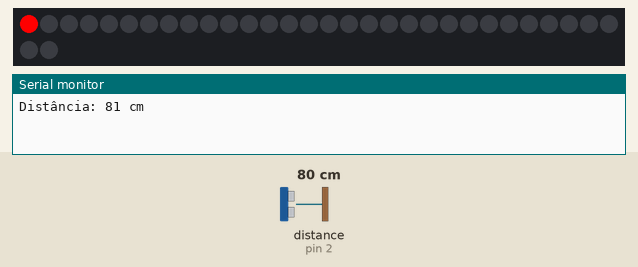
Simulated run of this sketch. Board: Arduino Uno, built with avr-gcc and run on an emulated ATmega328P. Parts: 32 RGB LEDs in strip order, left to right, continuing on the next row, the last lines printed to the serial monitor. Inputs (shaded band) come from the test bench; at power-on: distance to the obstacle (sensor on pin 2) 80 cm. The echo pulse lasts 58.3 µs per cm; dim RGB values are drawn brighter than linear; random numbers use the default seed unless the sketch sets one.

Above: at 3.31 s.
4.2 s: distance to the obstacle (sensor on pin 2) set to 250 cm
At 7.11 s:
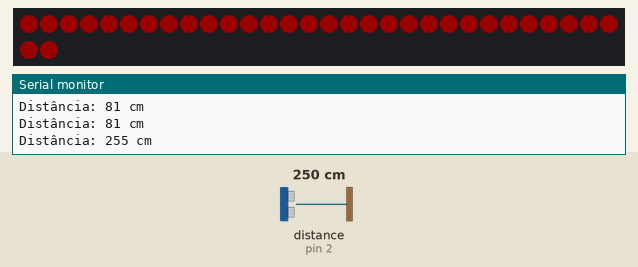
9.0 s: distance to the obstacle (sensor on pin 2) set to 2 cm
At 12.59 s:
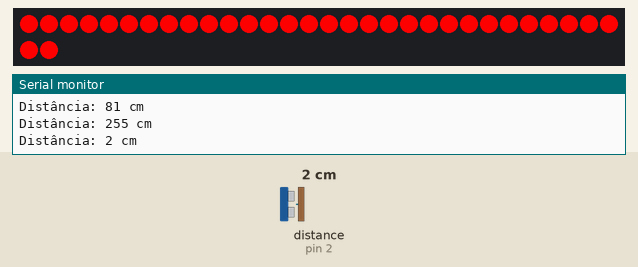
14.0 s: distance to the obstacle (sensor on pin 2) set to 66 cm
18.2 s: distance to the obstacle (sensor on pin 2) set to 73 cm
22.4 s: distance to the obstacle (sensor on pin 2) set to 4 cm
26.6 s: distance to the obstacle (sensor on pin 2) set to 120 cm
At 26.78 s:
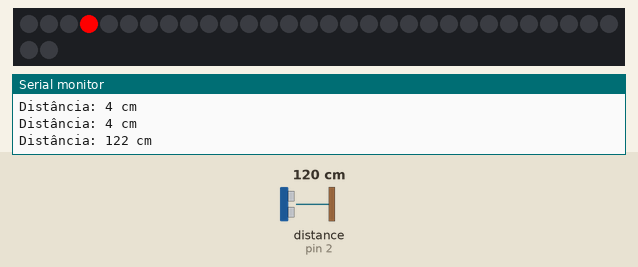

The sketch:

backstage.ino
```cpp
#include <FastLED.h>
#include <NewPing.h>

#define DATA_PIN 8
#define NUM_LEDS 32
#define BRIGHTNESS 255  // Brilho máximo
#define LED_TYPE WS2812
#define COLOR_ORDER GRB

#define TRIG_PIN 3
#define ECHO_PIN 2

CRGB leds[NUM_LEDS];

// Variáveis de controle do ruído
uint16_t x = 0;  // Coordenada x para a função de ruído
uint16_t y = 0;  // Coordenada y para a função de ruído
uint16_t z = 0;  // Coordenada z para a função de ruído

// Configuração do sensor ultrassônico
NewPing sonar(TRIG_PIN, ECHO_PIN, 400); // Define TRIG_PIN como trigger e ECHO_PIN como echo, com um limite máximo de 400cm

void setup() {
  FastLED.addLeds<LED_TYPE, DATA_PIN, COLOR_ORDER>(leds, NUM_LEDS).setCorrection(TypicalLEDStrip);
  FastLED.setBrightness(BRIGHTNESS);
  randomSeed(analogRead(0));  // Seed aleatório para piscadas irregulares

  Serial.begin(9600);  // Inicializa a comunicação serial
}

void loop() {
  // Medir a distância
  unsigned int distance = sonar.ping_cm(); // Mede a distância em centímetros

  // Exibir a distância no monitor serial
  Serial.print("Distância: ");
  Serial.print(distance);
  Serial.println(" cm");

  // Escolhe o efeito baseado na distância
  if (distance > 160) {
    fadeEffect();
  } else if (distance > 140) {
    fillLEDsFromNoise();
  } else if (distance > 100) {
    blinkRandom();
  } else if (distance > 70) {
    scanEffect();
  } else {
    suddenFlash();
  }

  FastLED.show();
  delay(20);  // Pequeno atraso para suavizar a transição dos efeitos
}

void fadeEffect() {
  for (int brightness = 0; brightness < 255; brightness++) {
    fill_solid(leds, NUM_LEDS, CRGB(brightness, 0, 0));
    FastLED.show();
    delay(10);
  }
  for (int brightness = 255; brightness >= 0; brightness--) {
    fill_solid(leds, NUM_LEDS, CRGB(brightness, 0, 0));
    FastLED.show();
    delay(10);
  }
}

void fillLEDsFromNoise() {
  // Aumente o valor de z para criar movimento ao longo do tempo
  z += 1;

  for (int i = 0; i < NUM_LEDS; i++) {
    // Use coordenadas x, y e z para gerar valores de ruído
    uint8_t noise = inoise8(i * 10 + x, y, z);

    // Converta o valor de ruído em uma intensidade de vermelho
    leds[i] = CRGB(noise, 0, 0);  // Variando apenas a intensidade do vermelho

    // Adiciona piscadas aleatórias nos LEDs
    if (random(0, 100) < 5) {
      leds[i] = CRGB::Black;
    }
  }

  // Aumente x e y para criar um efeito de movimento espacial
  x += 1;
  y += 1;
}

void scanEffect() {
  for (int i = 0; i < NUM_LEDS; i++) {
    leds[i] = CRGB::Red;
    FastLED.show();
    delay(50);
    leds[i] = CRGB::Black;
  }
  for (int i = NUM_LEDS - 1; i >= 0; i--) {
    leds[i] = CRGB::Red;
    FastLED.show();
    delay(50);
    leds[i] = CRGB::Black;
  }
}

void blinkRandom() {
  int numBlinks = random(1, 5);
  for (int i = 0; i < numBlinks; i++) {
    int ledIndex = random(NUM_LEDS);
    leds[ledIndex] = CRGB::Red;
    FastLED.show();
    delay(random(50, 200));
    leds[ledIndex] = CRGB::Black;
    FastLED.show();
    delay(random(50, 200));
  }
}

void suddenFlash() {
  fill_solid(leds, NUM_LEDS, CRGB::Red);
  FastLED.show();
  delay(100);
  fill_solid(leds, NUM_LEDS, CRGB::Black);
  FastLED.show();
  delay(100);
}
```
